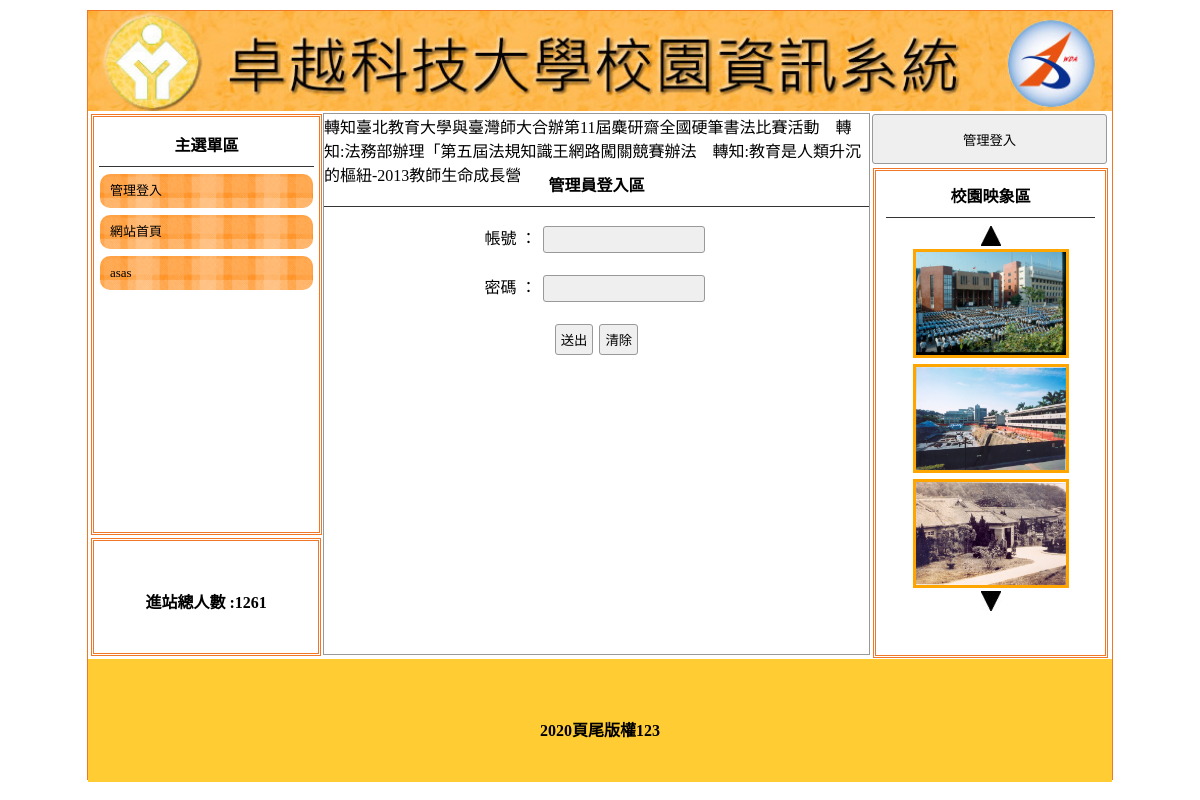
/?do=login, run on the app's committed database.
### tables this page shows
CREATE TABLE `title` (
  `id` int(11) UNSIGNED NOT NULL,
  `text` text DEFAULT NULL,
  `img` text DEFAULT NULL,
  `sh` int(1) NOT NULL
);

CREATE TABLE `menu` (
  `id` int(11) UNSIGNED NOT NULL,
  `text` text NOT NULL,
  `href` text NOT NULL,
  `parent` int(11) UNSIGNED NOT NULL,
  `sh` int(1) UNSIGNED NOT NULL
);

CREATE TABLE `ad` (
  `id` int(11) UNSIGNED NOT NULL,
  `text` text DEFAULT NULL,
  `img` text DEFAULT NULL,
  `sh` int(1) NOT NULL
);

CREATE TABLE `image` (
  `id` int(11) UNSIGNED NOT NULL,
  `text` text DEFAULT NULL,
  `img` text DEFAULT NULL,
  `sh` int(1) NOT NULL
);

CREATE TABLE `bottom` (
  `id` int(11) UNSIGNED NOT NULL,
  `bottom` text NOT NULL
);

### base.php (called while the page is built, shortened)
<?php
class DB
{
    private $dsn = "mysql:host=localhost;dbname=db21;charset=utf8";
    private $table;
    private $pw = "";
    private $user = "root";
    private $pdo;
    public function __construct($table)
    {
        $this->table = $table;
        $this->pdo = new PDO($this->dsn, $this->user, $this->pw);
    }
    function all(...$arg)
    {
        $sql = "select * from $this->table ";
        if (isset($arg[0])) {
            if (is_array($arg[0])) {
                foreach ($arg[0] as $key => $value) {
                    $tmp[] = sprintf("`%s`='%s'", $key, $value);
                }
                $sql .= " where " . implode(" && ", $tmp);
            } else {
                $sql .= $arg[0];
            }
        }
        return $this->pdo->query($sql)->fetchAll();
    }
    function count(...$arg)
    {
        $sql = "select count(*) from $this->table ";
        if (isset($arg[0])) {
            if (is_array($arg[0])) {
                foreach ($arg[0] as $key => $value) {
                    $tmp[] = sprintf("`%s`='%s'", $key, $value);
                }
                $sql .= " where " . implode(" && ", $tmp);
            } else {
                $sql .= $arg[0];
            }
        }
        return $this->pdo->query($sql)->fetchColumn();
    }
    function find($arg)
    {
        $sql = "select * from $this->table ";
        if (is_array($arg)) {
            foreach ($arg as $key => $value) {
                $tmp[] = sprintf("`%s`='%s'", $key, $value);
            }
            $sql .= " where " . implode(" && ", $tmp);
        } else {
            $sql .= " where `id`='$arg'";
        }
        return $this->pdo->query($sql)->fetch(PDO::FETCH_ASSOC);
    }
    function save($arg)
    {
        if (!empty($arg['id'])) {
            foreach ($arg as $key => $value) {
                $tmp[] = sprintf("`%s`='%s'", $key, $value);
            }
            $sql = "update $this->table set " . implode(" , ", $tmp) . " where `id`='{$arg['id']}'";
        } else {
            $sql = "insert into $this->table (`" . implode("`,`", array_keys($arg)) . "`) values('" . implode("','", $arg) . "')";
        }
        return $this->pdo->exec($sql);
    }
}
$Title = new DB("title");
$Ad = new DB("ad");
$Image = new DB("image");
$Bottom = new DB("bottom");
$Menu = new DB("menu");

### index.php (the view, shortened to what this page needs)
<?php
include_once "base.php";
?>
<!DOCTYPE html PUBLIC "-//W3C//DTD XHTML 1.0 Transitional//EN" "http://www.w3.org/TR/xhtml1/DTD/xhtml1-transitional.dtd">
<html xmlns="http://www.w3.org/1999/xhtml">
<head>
	<link href="css/css.css" rel="stylesheet" type="text/css">
</head>
<body>
	<div id="main">
		<a title="<?= $Title->find(['sh' => 1])['text']; ?>" href="index.php">
			<div class="ti" style="background:url('img/<?= $Title->find(['sh' => 1])['img']; ?>'); background-size:cover;"></div>
		</a>
		<div id="ms">
			<div id="lf" style="float:left;">
				<div id="menuput" class="dbor">
					<span class="t botli">主選單區</span>
					<?php
					$mainmu = $Menu->all(['sh' => 1, 'parent' => 0]);
					foreach ($mainmu as $main) {
					?>
						<div class="mainmu" style="position: relative;">
							<a style="color:#000; font-size:13px; text-decoration:none;" href="<?= $main['href'] ?>"><?= $main['text'] ?></a>
						</div>
					<?php
					}
					?>
				</div>
				<div class="dbor" style="margin:3px; width:95%; height:20%; line-height:100px;">
					<span class="t">進站總人數 :<?= $_SESSION['total']; ?></span>
				</div>
			</div>
			<?php
			$do = (isset($_GET['do'])) ? $_GET['do'] : 'main';
			$file = $do . ".php";
			if (file_exists($file)) {
				include $file;
			} else {
				include "main.php";
			}
			?>
			<div class="di di ad" style="height:540px; width:23%; padding:0px; margin-left:22px; float:left; ">
				<?php
					if(isset($_SESSION['login'])){
				?>
				<button style="width:100%; margin-left:auto; margin-right:auto; margin-top:2px; height:50px;" onclick="lo('backend.php')">返回管理</button>
				<?php
					}else{
				?>
				<button style="width:100%; margin-left:auto; margin-right:auto; margin-top:2px; height:50px;" onclick="lo('?do=login')">管理登入</button>
				<?php
				}
				?>
				<div style="width:89%; height:480px; text-align:center; overflow:hidden" class="dbor">
					<span class="t botli" style="margin-bottom: .5rem;">校園映象區</span>
					<div id="up" onclick="pp(1)"><img src="icon/up.jpg"></div>
					<?php
					foreach ($Image->all(['sh' => 1]) as $key => $img) {
					?>
						<div class="im" id="ssaa<?= $key; ?>"><img src="img/<?= $img['img'] ?>" style="width:150px;height:103px;margin:3px; border:3px solid orange;"></div>
					<?php
					}
					?>
					<div id="down" onclick="pp(2)" style="margin-bottom: .5rem;"><img src="icon/dn.jpg"></div>
				</div>
			</div>
		</div>
		<div style="width:1024px; left:0px; position:relative; background:#FC3; margin-top:4px; height:123px; display:block;">
			<span class="t" style="line-height:123px;"><?= $Bottom->find(1)['bottom']; ?></span>
		</div>
	</div>
</body>
</html>

### marq.php (shortened to what this page needs)
<marquee scrolldelay="120" direction="left" style="position:absolute; width:100%; height:40px;">
<?php
$ads=$Ad->all(['sh'=>1]);
foreach($ads as $ad){
    echo $ad['text']."&nbsp&nbsp&nbsp&nbsp";
}
?>
</marquee>

### css/css.css (style rules this page uses)
body { padding:0px; margin:0px; }
#main { width:1024px; height:768px; margin:10px auto 10px auto; border:#EE7728 1px solid; position:relative; }
.ti { width:100%; height:100px; position:relative; background-size:cover; background-repeat:no-repeat; }
.dbor { border:#EE7728 double 3px; margin:1px; padding:2px 10px 2px 10px; }
.t { font-weight:800; display:block; text-align:center; padding:10px 1px 10px 1px; }
.botli { border-bottom:#333 1px solid; }
.mainmu { position:relative; border-radius:10px; background:url(../icon/menu.fw.png) center no-repeat; background-size:cover; line-height:30px; padding:2px 10px 2px 10px; margin:7px 1px 7px 1px; }
#lf { height:540px; width:21%; display:inline-block; }
#menuput { width:100%; height:75%; position:relative; padding:5px; display:block; margin: 3px; }
.di { display:inline-block; }
.ad { margin:1px; padding:2px 10px 2px 10px; }
input,button { border:#999 1px solid; border-radius:3px; background:#EFEFEF; padding:5px; margin:3px; }

### data on the page
title: img (picture)
menu: text "管理登入"
menu: text "網站首頁"
menu: text "asas"
ad: text "轉知臺北教育大學與臺灣師大合辦第11屆麋研齋全國硬筆書法比賽活動"
ad: text "轉知:法務部辦理「第五屆法規知識王網路闖關競賽辦法"
ad: text "轉知:教育是人類升沉的樞紐-2013教師生命成長營"
image: img (picture)
image: img (picture)
image: img (picture)
bottom: bottom "2020頁尾版權123"

### other printed values
$_SESSION['total'] "1261"
